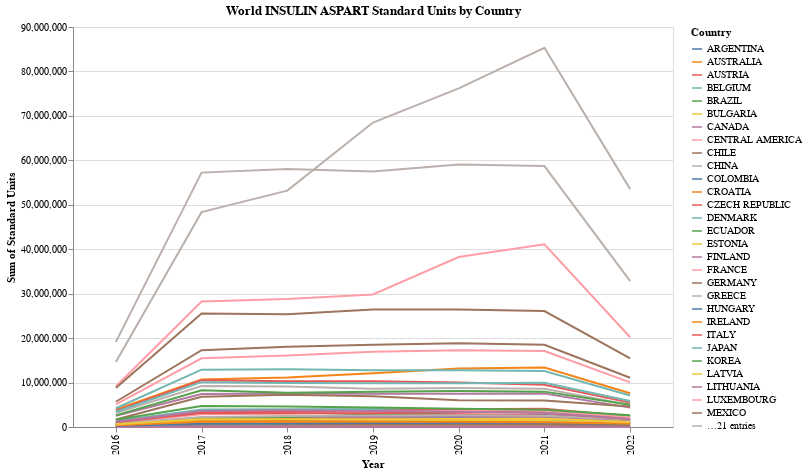

Notebook cell for this chart:
### Code cell
# Filter data just for INSULIN_ASPART
data_INSULIN_ASPART = df_long[df_long['Molecule']=='INSULIN ASPART']
 
# Create the interactive plot
plot = alt.Chart(data_INSULIN_ASPART).mark_line().encode(
    x='Year:O',
    y='sum(Standard Units):Q',
    color='Country:N',
    tooltip=['Year:O', 'sum(Standard Units):Q', 'Country:N']
).properties(
    width=600,
    height=400,
    title='World INSULIN ASPART Standard Units by Country'
).interactive()
 
# Display the plot
plot

### Figure 1 — Vega-Lite specification as saved in the notebook (floating-point values rounded to 4 significant figures; data arrays with more than 128 entries replaced by an {"elided": "..."} marker saying what was removed)
{"config": {"view": {"continuousWidth": 300, "continuousHeight": 300}}, "data": {"name": "data-1209374fad9a223195bd06da6d5da441"}, "mark": {"type": "line"}, "encoding": {"color": {"field": "Country", "type": "nominal"}, "tooltip": [{"field": "Year", "type": "ordinal"}, {"aggregate": "sum", "field": "Standard Units", "type": "quantitative"}, {"field": "Country", "type": "nominal"}], "x": {"field": "Year", "type": "ordinal"}, "y": {"aggregate": "sum", "field": "Standard Units", "type": "quantitative"}}, "height": 400, "params": [{"name": "param_5", "select": {"type": "interval", "encodings": ["x", "y"]}, "bind": "scales"}], "title": "World INSULIN ASPART Standard Units by Country", "width": 600, "$schema": "https://vega.github.io/schema/vega-lite/v5.17.0.json", "datasets": {"data-1209374fad9a223195bd06da6d5da441": {"elided": "350 records"}}}
